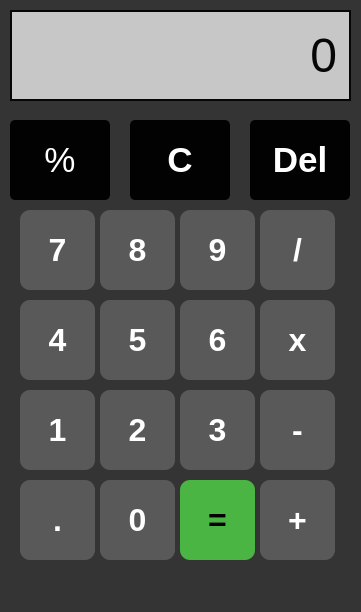
<?xml version="1.0" encoding="UTF-8"?>
<ui version="4.0">
 <class>MainWindow</class>
 <widget class="QMainWindow" name="MainWindow">
  <property name="geometry">
   <rect>
    <x>0</x>
    <y>0</y>
    <width>361</width>
    <height>612</height>
   </rect>
  </property>
  <property name="windowTitle">
   <string>Calculator</string>
  </property>
  <property name="styleSheet">
   <string notr="true">
background-color: rgb(52, 52, 52);</string>
  </property>
  <widget class="QWidget" name="centralwidget">
   <widget class="QLabel" name="outputLabel">
    <property name="geometry">
     <rect>
      <x>10</x>
      <y>10</y>
      <width>341</width>
      <height>91</height>
     </rect>
    </property>
    <property name="font">
     <font>
      <pointsize>36</pointsize>
      <weight>50</weight>
      <bold>false</bold>
     </font>
    </property>
    <property name="styleSheet">
     <string notr="true">background-color: rgb(199, 199, 199);
color: rgb(6, 6, 6);</string>
    </property>
    <property name="frameShape">
     <enum>QFrame::Box</enum>
    </property>
    <property name="frameShadow">
     <enum>QFrame::Plain</enum>
    </property>
    <property name="lineWidth">
     <number>2</number>
    </property>
    <property name="text">
     <string>0</string>
    </property>
    <property name="alignment">
     <set>Qt::AlignRight|Qt::AlignTrailing|Qt::AlignVCenter</set>
    </property>
    <property name="margin">
     <number>9</number>
    </property>
   </widget>
   <widget class="QPushButton" name="percButton">
    <property name="geometry">
     <rect>
      <x>10</x>
      <y>120</y>
      <width>100</width>
      <height>80</height>
     </rect>
    </property>
    <property name="font">
     <font>
      <family>Arial</family>
      <pointsize>26</pointsize>
     </font>
    </property>
    <property name="styleSheet">
     <string notr="true">background-color: rgb(2, 2, 2);
color: rgb(255, 255, 255);
border-style: outset;
border-radius: 5px;</string>
    </property>
    <property name="text">
     <string>%</string>
    </property>
   </widget>
   <widget class="QPushButton" name="cButton">
    <property name="geometry">
     <rect>
      <x>130</x>
      <y>120</y>
      <width>100</width>
      <height>80</height>
     </rect>
    </property>
    <property name="font">
     <font>
      <family>Arial</family>
      <pointsize>26</pointsize>
      <weight>75</weight>
      <bold>true</bold>
     </font>
    </property>
    <property name="styleSheet">
     <string notr="true">background-color: rgb(2, 2, 2);
color: rgb(255, 255, 255);
border-style: outset;
border-radius: 5px;</string>
    </property>
    <property name="text">
     <string>C</string>
    </property>
   </widget>
   <widget class="QPushButton" name="DelButton">
    <property name="geometry">
     <rect>
      <x>250</x>
      <y>120</y>
      <width>100</width>
      <height>80</height>
     </rect>
    </property>
    <property name="font">
     <font>
      <family>Arial</family>
      <pointsize>26</pointsize>
      <weight>75</weight>
      <bold>true</bold>
     </font>
    </property>
    <property name="styleSheet">
     <string notr="true">background-color: rgb(2, 2, 2);
color: rgb(255, 255, 255);
border-style: outset;
border-radius: 5px;</string>
    </property>
    <property name="text">
     <string>Del</string>
    </property>
   </widget>
   <widget class="QPushButton" name="sevenButton">
    <property name="geometry">
     <rect>
      <x>20</x>
      <y>210</y>
      <width>75</width>
      <height>80</height>
     </rect>
    </property>
    <property name="font">
     <font>
      <family>Arial</family>
      <pointsize>24</pointsize>
      <weight>75</weight>
      <bold>true</bold>
     </font>
    </property>
    <property name="styleSheet">
     <string notr="true">background-color: rgb(34, 34, 34);
border-color: rgb(0, 0, 0);
background-color: rgb(89, 89, 89);
color: rgb(255, 255, 255);
border-style: outset;
border-radius: 10px;</string>
    </property>
    <property name="text">
     <string>7</string>
    </property>
   </widget>
   <widget class="QPushButton" name="eightButton">
    <property name="geometry">
     <rect>
      <x>100</x>
      <y>210</y>
      <width>75</width>
      <height>80</height>
     </rect>
    </property>
    <property name="font">
     <font>
      <family>Arial</family>
      <pointsize>24</pointsize>
      <weight>75</weight>
      <bold>true</bold>
     </font>
    </property>
    <property name="styleSheet">
     <string notr="true">background-color: rgb(34, 34, 34);
border-color: rgb(0, 0, 0);
background-color: rgb(89, 89, 89);
color: rgb(255, 255, 255);
border-style: outset;
border-radius: 10px;</string>
    </property>
    <property name="text">
     <string>8</string>
    </property>
   </widget>
   <widget class="QPushButton" name="nineButton">
    <property name="geometry">
     <rect>
      <x>180</x>
      <y>210</y>
      <width>75</width>
      <height>80</height>
     </rect>
    </property>
    <property name="font">
     <font>
      <family>Arial</family>
      <pointsize>24</pointsize>
      <weight>75</weight>
      <bold>true</bold>
     </font>
    </property>
    <property name="styleSheet">
     <string notr="true">background-color: rgb(34, 34, 34);
border-color: rgb(0, 0, 0);
background-color: rgb(89, 89, 89);
color: rgb(255, 255, 255);
border-style: outset;
border-radius: 10px;</string>
    </property>
    <property name="text">
     <string>9</string>
    </property>
   </widget>
   <widget class="QPushButton" name="divideButton">
    <property name="geometry">
     <rect>
      <x>260</x>
      <y>210</y>
      <width>75</width>
      <height>80</height>
     </rect>
    </property>
    <property name="font">
     <font>
      <family>Arial</family>
      <pointsize>24</pointsize>
      <weight>75</weight>
      <bold>true</bold>
     </font>
    </property>
    <property name="styleSheet">
     <string notr="true">background-color: rgb(34, 34, 34);
border-color: rgb(0, 0, 0);
background-color: rgb(89, 89, 89);
color: rgb(255, 255, 255);
border-style: outset;
border-radius: 10px;</string>
    </property>
    <property name="text">
     <string>/</string>
    </property>
   </widget>
   <widget class="QPushButton" name="fiveButton">
    <property name="geometry">
     <rect>
      <x>100</x>
      <y>300</y>
      <width>75</width>
      <height>80</height>
     </rect>
    </property>
    <property name="font">
     <font>
      <family>Arial</family>
      <pointsize>24</pointsize>
      <weight>75</weight>
      <bold>true</bold>
     </font>
    </property>
    <property name="styleSheet">
     <string notr="true">background-color: rgb(34, 34, 34);
border-color: rgb(0, 0, 0);
background-color: rgb(89, 89, 89);
color: rgb(255, 255, 255);
border-style: outset;
border-radius: 10px;</string>
    </property>
    <property name="text">
     <string>5</string>
    </property>
   </widget>
   <widget class="QPushButton" name="fourButton">
    <property name="geometry">
     <rect>
      <x>20</x>
      <y>300</y>
      <width>75</width>
      <height>80</height>
     </rect>
    </property>
    <property name="font">
     <font>
      <family>Arial</family>
      <pointsize>24</pointsize>
      <weight>75</weight>
      <bold>true</bold>
     </font>
    </property>
    <property name="styleSheet">
     <string notr="true">background-color: rgb(34, 34, 34);
border-color: rgb(0, 0, 0);
background-color: rgb(89, 89, 89);
color: rgb(255, 255, 255);
border-style: outset;
border-radius: 10px;</string>
    </property>
    <property name="text">
     <string>4</string>
    </property>
   </widget>
   <widget class="QPushButton" name="MultiplyButton">
    <property name="geometry">
     <rect>
      <x>260</x>
      <y>300</y>
      <width>75</width>
      <height>80</height>
     </rect>
    </property>
    <property name="font">
     <font>
      <family>Arial</family>
      <pointsize>24</pointsize>
      <weight>75</weight>
      <bold>true</bold>
     </font>
    </property>
    <property name="styleSheet">
     <string notr="true">background-color: rgb(34, 34, 34);
border-color: rgb(0, 0, 0);
background-color: rgb(89, 89, 89);
color: rgb(255, 255, 255);
border-style: outset;
border-radius: 10px;</string>
    </property>
    <property name="text">
     <string>x</string>
    </property>
   </widget>
   <widget class="QPushButton" name="sixButton">
    <property name="geometry">
     <rect>
      <x>180</x>
      <y>300</y>
      <width>75</width>
      <height>80</height>
     </rect>
    </property>
    <property name="font">
     <font>
      <family>Arial</family>
      <pointsize>24</pointsize>
      <weight>75</weight>
      <bold>true</bold>
     </font>
    </property>
    <property name="styleSheet">
     <string notr="true">background-color: rgb(34, 34, 34);
border-color: rgb(0, 0, 0);
background-color: rgb(89, 89, 89);
color: rgb(255, 255, 255);
border-style: outset;
border-radius: 10px;</string>
    </property>
    <property name="text">
     <string>6</string>
    </property>
   </widget>
   <widget class="QPushButton" name="twoButton">
    <property name="geometry">
     <rect>
      <x>100</x>
      <y>390</y>
      <width>75</width>
      <height>80</height>
     </rect>
    </property>
    <property name="font">
     <font>
      <family>Arial</family>
      <pointsize>24</pointsize>
      <weight>75</weight>
      <bold>true</bold>
     </font>
    </property>
    <property name="styleSheet">
     <string notr="true">background-color: rgb(34, 34, 34);
border-color: rgb(0, 0, 0);
background-color: rgb(89, 89, 89);
color: rgb(255, 255, 255);
border-style: outset;
border-radius: 10px;</string>
    </property>
    <property name="text">
     <string>2</string>
    </property>
   </widget>
   <widget class="QPushButton" name="oneButton">
    <property name="geometry">
     <rect>
      <x>20</x>
      <y>390</y>
      <width>75</width>
      <height>80</height>
     </rect>
    </property>
    <property name="font">
     <font>
      <family>Arial</family>
      <pointsize>24</pointsize>
      <weight>75</weight>
      <bold>true</bold>
     </font>
    </property>
    <property name="styleSheet">
     <string notr="true">background-color: rgb(34, 34, 34);
border-color: rgb(0, 0, 0);
background-color: rgb(89, 89, 89);
color: rgb(255, 255, 255);
border-style: outset;
border-radius: 10px;</string>
    </property>
    <property name="text">
     <string>1</string>
    </property>
   </widget>
   <widget class="QPushButton" name="minusButton">
    <property name="geometry">
     <rect>
      <x>260</x>
      <y>390</y>
      <width>75</width>
      <height>80</height>
     </rect>
    </property>
    <property name="font">
     <font>
      <family>Arial</family>
      <pointsize>24</pointsize>
      <weight>75</weight>
      <bold>true</bold>
     </font>
    </property>
    <property name="styleSheet">
     <string notr="true">background-color: rgb(34, 34, 34);
border-color: rgb(0, 0, 0);
background-color: rgb(89, 89, 89);
color: rgb(255, 255, 255);
border-style: outset;
border-radius: 10px;</string>
    </property>
    <property name="text">
     <string>-</string>
    </property>
   </widget>
   <widget class="QPushButton" name="threeButton">
    <property name="geometry">
     <rect>
      <x>180</x>
      <y>390</y>
      <width>75</width>
      <height>80</height>
     </rect>
    </property>
    <property name="font">
     <font>
      <family>Arial</family>
      <pointsize>24</pointsize>
      <weight>75</weight>
      <bold>true</bold>
     </font>
    </property>
    <property name="styleSheet">
     <string notr="true">background-color: rgb(34, 34, 34);
border-color: rgb(0, 0, 0);
background-color: rgb(89, 89, 89);
color: rgb(255, 255, 255);
border-style: outset;
border-radius: 10px;</string>
    </property>
    <property name="text">
     <string>3</string>
    </property>
   </widget>
   <widget class="QPushButton" name="zeroButton">
    <property name="geometry">
     <rect>
      <x>100</x>
      <y>480</y>
      <width>75</width>
      <height>80</height>
     </rect>
    </property>
    <property name="font">
     <font>
      <family>Arial</family>
      <pointsize>24</pointsize>
      <weight>75</weight>
      <bold>true</bold>
     </font>
    </property>
    <property name="styleSheet">
     <string notr="true">background-color: rgb(34, 34, 34);
border-color: rgb(0, 0, 0);
background-color: rgb(89, 89, 89);
color: rgb(255, 255, 255);
border-style: outset;
border-radius: 10px;</string>
    </property>
    <property name="text">
     <string>0</string>
    </property>
   </widget>
   <widget class="QPushButton" name="dotButton">
    <property name="geometry">
     <rect>
      <x>20</x>
      <y>480</y>
      <width>75</width>
      <height>80</height>
     </rect>
    </property>
    <property name="font">
     <font>
      <family>Arial</family>
      <pointsize>24</pointsize>
      <weight>75</weight>
      <bold>true</bold>
     </font>
    </property>
    <property name="styleSheet">
     <string notr="true">background-color: rgb(34, 34, 34);
border-color: rgb(0, 0, 0);
background-color: rgb(89, 89, 89);
color: rgb(255, 255, 255);
border-style: outset;
border-radius: 10px;</string>
    </property>
    <property name="text">
     <string>.</string>
    </property>
   </widget>
   <widget class="QPushButton" name="equalButton">
    <property name="geometry">
     <rect>
      <x>180</x>
      <y>480</y>
      <width>75</width>
      <height>80</height>
     </rect>
    </property>
    <property name="font">
     <font>
      <family>Arial</family>
      <pointsize>24</pointsize>
      <weight>75</weight>
      <bold>true</bold>
     </font>
    </property>
    <property name="styleSheet">
     <string notr="true">
border-color: rgb(0, 0, 0);
background-color: rgb(75, 181, 67);
border-style: outset;
border-radius: 10px;
</string>
    </property>
    <property name="text">
     <string>=</string>
    </property>
   </widget>
   <widget class="QPushButton" name="plusButton">
    <property name="geometry">
     <rect>
      <x>260</x>
      <y>480</y>
      <width>75</width>
      <height>80</height>
     </rect>
    </property>
    <property name="font">
     <font>
      <family>Arial</family>
      <pointsize>24</pointsize>
      <weight>75</weight>
      <bold>true</bold>
     </font>
    </property>
    <property name="styleSheet">
     <string notr="true">background-color: rgb(34, 34, 34);
border-color: rgb(0, 0, 0);
background-color: rgb(89, 89, 89);
color: rgb(255, 255, 255);
border-style: outset;
border-radius: 10px;</string>
    </property>
    <property name="text">
     <string>+</string>
    </property>
   </widget>
  </widget>
  <widget class="QMenuBar" name="menubar">
   <property name="geometry">
    <rect>
     <x>0</x>
     <y>0</y>
     <width>361</width>
     <height>26</height>
    </rect>
   </property>
  </widget>
  <widget class="QStatusBar" name="statusbar"/>
 </widget>
 <resources/>
 <connections/>
</ui>
